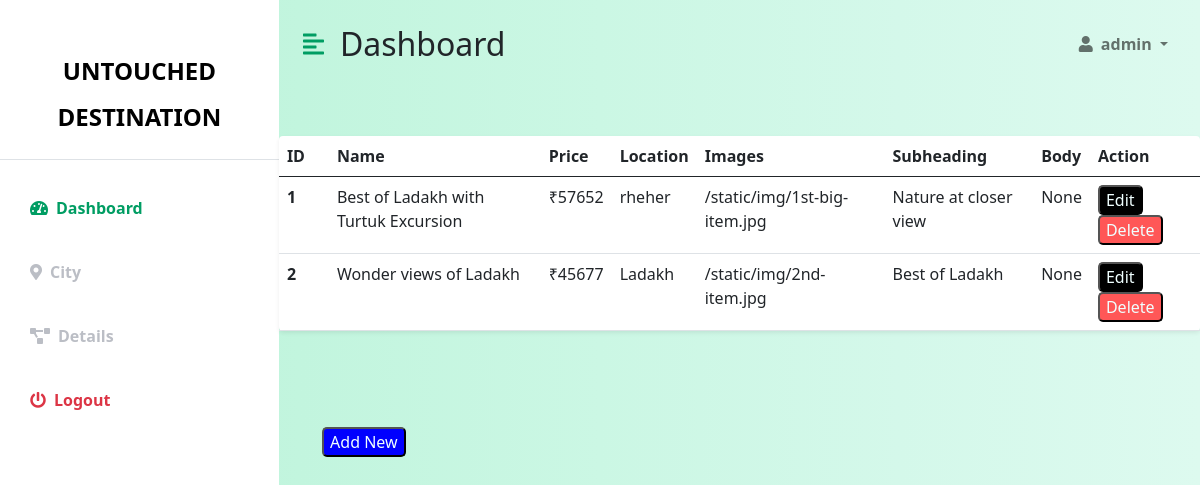
Before: /admin_dashboard (signed in) with the older database file.
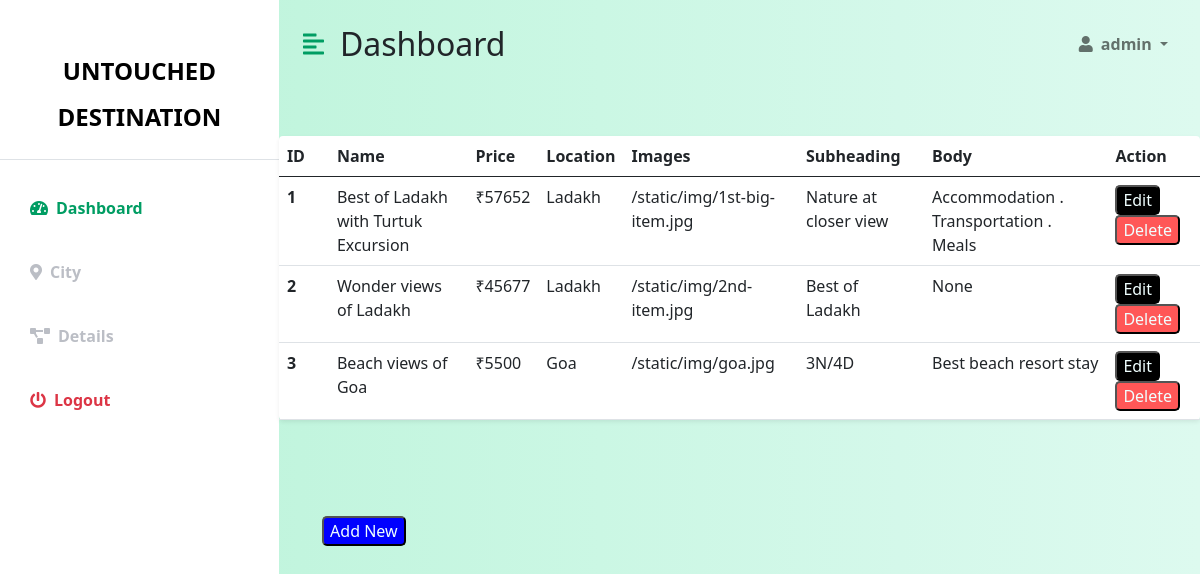
After: the same page with the newer database file.
### app.py (models this page shows, shortened)
class details(db.Model):
    id = db.Column(db.Integer, primary_key = True)
    title = db.Column(db.String(150))
    price = db.Column(db.Integer)
    location = db.Column(db.String(70))
    img=db.Column(db.String(100))
    subheading=db.Column(db.String(100))
    body=db.Column(db.String(100))

### app.py (the view)
@app.route('/admin_dashboard')
def admin_dasboard():
    if 'user' in session:
        rows=details.query.all()
        l=[]
        result=[]
        for stm in rows:
            l.extend([stm.id,stm.title,stm.price,stm.location,stm.img,stm.subheading,stm.body])
            result.append(l)
            l=[]
    else:
        return render_template("/admin_login.html")
    return render_template("/dashdetails.html",name=session['user'],res=result)

### templates/dashdetails.html (shortened to what this page needs)
<!DOCTYPE html>
<html lang="en">
<head>
    <link href="https://cdn.jsdelivr.net/npm/bootstrap@5.0.0-beta3/dist/css/bootstrap.min.css" rel="stylesheet" />
    <link rel="stylesheet" href="https://cdnjs.cloudflare.com/ajax/libs/font-awesome/5.15.3/css/all.min.css" />
</head>
<body>
    <div class="d-flex" id="wrapper">
        <div class="bg-white" id="sidebar-wrapper">
            <div class="sidebar-heading text-center py-4 primary-text fs-4 fw-bold text-uppercase border-bottom"><font color="black">Untouched Destination</font></div>
            <div class="list-group list-group-flush my-3">
                <a href="#" class="list-group-item list-group-item-action bg-transparent second-text active"><i
                        class="fas fa-tachometer-alt me-2"></i>Dashboard</a>
                <a href="/admin_city" class="list-group-item list-group-item-action bg-transparent second-text fw-bold"><i
                        class="fas fa-map-marker-alt me-2"></i>City</a>
                <a href="/admin_dashboard" class="list-group-item list-group-item-action bg-transparent second-text fw-bold"><i
                        class="fas fa-project-diagram me-2"></i>Details</a>
                <a href="/admin_logout" class="list-group-item list-group-item-action bg-transparent text-danger fw-bold"><i
                        class="fas fa-power-off me-2"></i>Logout</a>
            </div>
        </div>
        <div id="page-content-wrapper">
            <nav class="navbar navbar-expand-lg navbar-light bg-transparent py-4 px-4">
                <div class="d-flex align-items-center">
                    <i class="fas fa-align-left primary-text fs-4 me-3" id="menu-toggle"></i>
                    <h2 class="fs-2 m-0">Dashboard</h2>
                </div>
                <div class="collapse navbar-collapse" id="navbarSupportedContent">
                    <ul class="navbar-nav ms-auto mb-2 mb-lg-0">
                        <li class="nav-item dropdown">
                            <a class="nav-link dropdown-toggle second-text fw-bold" href="#" id="navbarDropdown"
                                role="button" data-bs-toggle="dropdown" aria-expanded="false">
                                <i class="fas fa-user me-2"></i>{{name}}
                            </a>
                        </li>
                    </ul>
                </div>
            </nav>
                <div class="row my-5">
                    <div class="col">
                        <table class="table bg-white rounded shadow-sm  table-hover">
                            <thead>
                                <tr>
                                    <th scope="col" width="50">ID</th>
                                    <th scope="col">Name</th>
                                    <th scope="col">Price</th>
                                    <th scope="col">Location</th>
                                    <th scope="col">Images</th>
                                    <th scope="col">Subheading</th>
                                    <th scope="col">Body</th>
                                    <th scope="col">Action</th>
                                </tr>
                            </thead>
                            <tbody>
                            {% for row in res %}
                                <tr>
                                    <th scope="row">{{row[0]}}</th>
                                    <td>{{row[1]}}</td>
                                    <td>₹{{row[2]}}</td>
                                    <td>{{row[3]}}</td>
                                    <td>{{row[4]}}</td>
                                    <td>{{row[5]}}</td>
                                    <td>{{row[6]}}</td>
                                    <form method="post" action="/packdetails/{{row[0]}}" >
                                    <td><button style="background-color: black; color: azure; border-radius: 5px;"  name="edit" value="edit">Edit</button>
                                      <button class="start-btn" style="background-color: #ff5757; color: azure; border-radius: 5px;"><a href="#"> Delete </a></button></td>
                                  </div>
                            {% endfor %}
                        <form method="post" action="/admin_addpackage">
                        <button style="background-color: blue; color: azure; border-radius: 5px;" name="new" value="new" id="an">Add New</button>
                        </form>
                    </div>
                </div>
</body>
</html>

### templates/dashdetails.html (style rules this page uses)
:root { --main-bg-color: #009d63; --main-text-color: #009d63; --second-text-color: #bbbec5; --second-bg-color: #c1efde; }
.primary-text { color: var(--main-text-color); }
.second-text { color: var(--second-text-color); }
#wrapper { overflow-x: hidden; background-image: linear-gradient( to right, #baf3d7, #c2f5de, #cbf7e4, #d4f8ea, #ddfaef ); }
#sidebar-wrapper { min-height: 100vh; margin-left: -15rem; -webkit-transition: margin 0.25s ease-out; -moz-transition: margin 0.25s ease-out; -o-transition: margin 0.25s ease-out; transition: margin 0.25s ease-out; }
#sidebar-wrapper .sidebar-heading { padding: 0.875rem 1.25rem; font-size: 1.2rem; }
#sidebar-wrapper .list-group { width: 15rem; }
#page-content-wrapper { min-width: 100vw; }
#menu-toggle { cursor: pointer; }
.list-group-item { border: none; padding: 20px 30px; }
.list-group-item.active { background-color: transparent; color: var(--main-text-color); font-weight: bold; border: none; }
@media (min-width: 768px) { #sidebar-wrapper { margin-left: 0; } }
@media (min-width: 768px) { #page-content-wrapper { min-width: 0; width: 100%; } }
#an { margin-top: 5rem; margin-left: 2.7rem; }
.start-btn a { color: azure; text-decoration: none; }

Changed rows visible on the page:
changed details "Best of Ladakh with Turtuk Excursion": location "rheher" → "Ladakh"; body "None" → "Accommodation . Transportation . Meals"
added details: id "3", title "Beach views of Goa", price "5500", location "Goa", img "/static/img/goa.jpg", subheading "3N/4D", body "Best beach resort stay"
